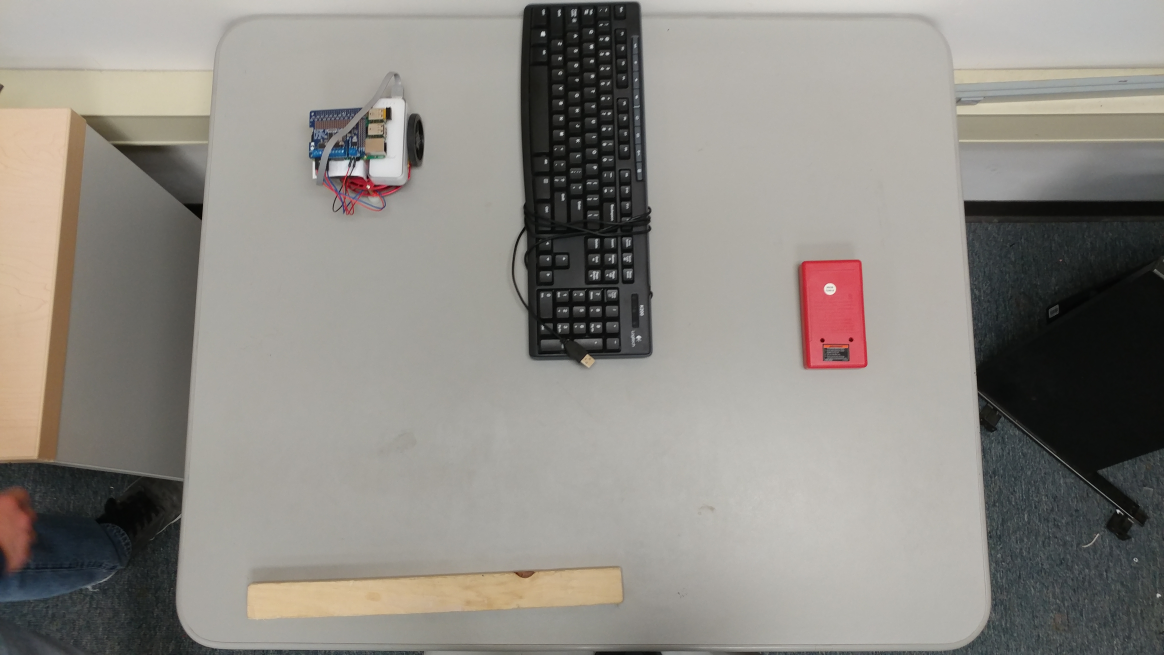
#> input picture Picture.jpg, 4656 x 2620 px (shown at 1/4 size)
$ python recognize_object_new.py   (older library calls are emulated)
#> lines starting #> are read from the running program, lines starting #| are printed output that depends on the picture
import numpy as np
import cv2 as cv
from scipy.misc import imread,imsave,imresize
import copy

def resize(img):
    return imresize(img,((len(img)/10),(len(img[0])/10)))
def main():
    Source_img= resize(imread('Picture.jpg'))
    new_img=copy.deepcopy(Source_img)
    Robot_img=resize(imread('robot_template.jpg'))
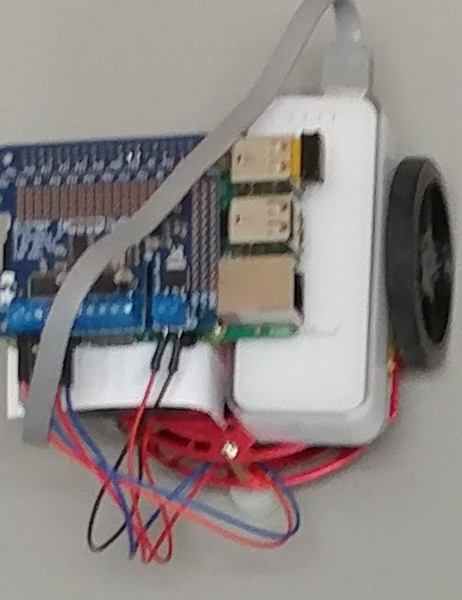
#> input picture robot_template.jpg, 462 x 600 px
    End_img=resize(imread('end_template.jpg'))
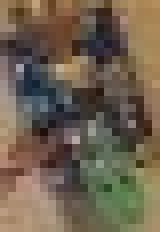
#> input picture end_template.jpg, 20 x 29 px (shown 8 times larger)

    new_img_arr=np.asarray(new_img,dtype="int32")
    for i in range(0,len(new_img_arr)):
        for j in range(0,len(new_img_arr[0])):
            new_img_arr[i][j]=[0,0,0]
#> new_img_arr: shape (262, 465, 3) int32; every value is 0
    cv.imwrite('tmp.jpg',new_img_arr)
    new_img=imread('tmp.jpg')
    # [7 lines of commented-out code are left out]
    result_columns= len(Source_img)-len(Robot_img)+1
#> result_columns = 203
    result_rows=len(Source_img[0])-len(Robot_img[0])+1
#> result_rows = 420

    method=eval('cv.TM_CCOEFF')

    np.zeros((result_columns,result_rows),dtype=int)
    res=cv.matchTemplate(Source_img,Robot_img,method)
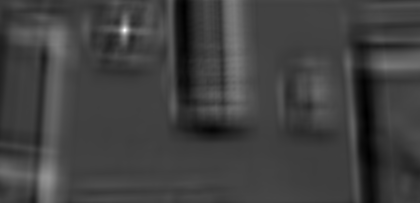
#> res: shape (203, 420) float32; min -5816477.5, max 16760357, mean -41516.1; drawn with min black and max white
    min_val_bot,max_val_bot,min_loc_bot,max_loc_bot=cv.minMaxLoc(res)
#> min_val_bot = -5816477.5; max_val_bot = 16760357; min_loc_bot = (366, 113); max_loc_bot = (124, 30)

    top_left_bot=max_loc_bot
#> top_left_bot = (124, 30)
    bottom_right_bot=top_left_bot[0]+len(Robot_img[0]),top_left_bot[1]+len(Robot_img)
#> bottom_right_bot = (170, 90)

    cv.rectangle(new_img,top_left_bot,bottom_right_bot,[255,0,0],-1)
#> new_img: shape (262, 465, 3); mean R, G, B 6, 0, 0


    res=cv.matchTemplate(Source_img,End_img,method)
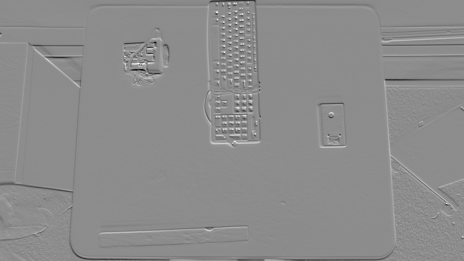
#> res: shape (261, 464) float32; min -3975, max 3217.5, mean -12.5; drawn with min black and max white
    min_val,max_val,min_loc,max_loc=cv.minMaxLoc(res)
#> min_val = -3975; max_val = 3217.5; min_loc = (155, 42); max_loc = (138, 63)
    top_left_end=max_loc
#> top_left_end = (138, 63)
    bottom_right_end=top_left_end[0]+len(End_img[0]),top_left_end[1]+len(End_img)
#> bottom_right_end = (140, 65)

    LoG_img=imread('LoG_image.jpg',cv.CV_LOAD_IMAGE_GRAYSCALE)
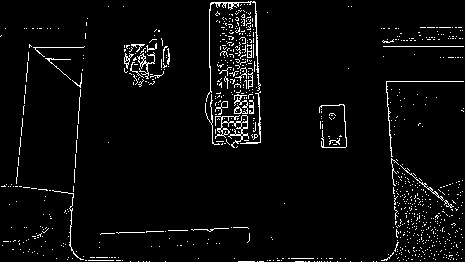
#> input picture LoG_image.jpg, 465 x 262 px
#> LoG_img is the input picture: shape (262, 465); min 0, max 255, mean 10

    cv.rectangle(new_img,top_left_end,bottom_right_end,[0,0,255],-1)
#> new_img: shape (262, 465, 3); mean R, G, B 6, 0, 0

    LoG_img_array=np.asarray(LoG_img,dtype="int32")
#> LoG_img_array: shape (262, 465) int32; 17 distinct labels, from 0 to 255

    # [7 lines of commented-out code are left out]
    new_img_array=np.asarray(new_img,dtype="int32")
    #print(new_img_array)
    #print('x')
    #print(canny_img_array)
    for i in range(0,len(new_img_array)):
        for j in range(0,len(new_img_array[0])):
            if new_img_array[i][j][0]==0 and new_img_array[i][j][2]==0:
                if LoG_img_array[i][j]==255:
                    new_img_array[i][j][1]=255
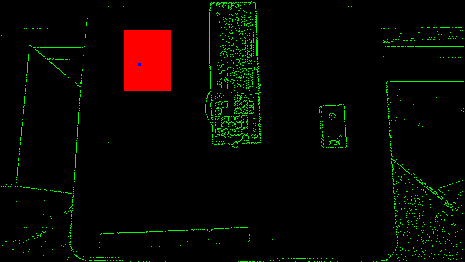
#> new_img_array: shape (262, 465, 3) int32; mean R, G, B 6, 5.9, 0
                #new_img_array[i][j]=canny_img_array[i][j]

    cv.imwrite('extracted.jpg',new_img_array)
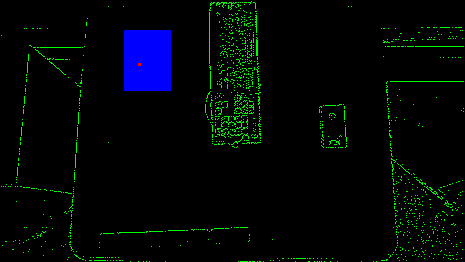
#> saved as extracted.jpg: shape (262, 465, 3); mean B, G, R 6, 5.9, 0
   # [18 lines of commented-out code are left out]

main()
